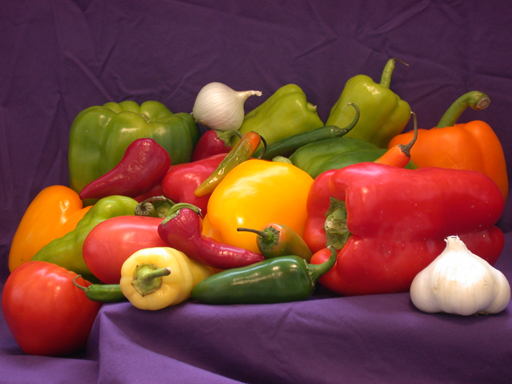
#> input picture imagens/peppers.bmp, 512 x 384 px
$ python codigo_aula.py
#> lines starting #> are read from the running program, lines starting #| are printed output that depends on the picture
import matplotlib.pyplot as plt
import matplotlib.colors as clr


def encoder(image):
    pass


def decoder(image):
    pass


def main():
    plt.close('all')

    img = plt.imread('imagens/peppers.bmp')
#> img is the input picture: shape (384, 512, 3); mean R, G, B 120.8, 66.4, 57.6
    plt.figure()
    plt.imshow(img)

    print(img.shape)
#| (384, 512, 3)

    R = img[:, :, 0]
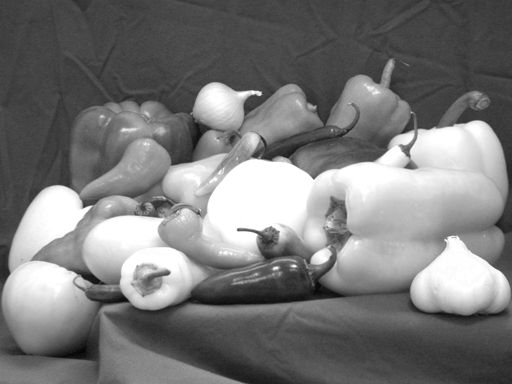
#> R: shape (384, 512); min 5, max 255, mean 120.8
    print(R.shape)
#| (384, 512)

    print(img.dtype)
#| uint8

    '''
    COLORMAP
        Each channel has 256 colors -> because of the 8 bits
        Red colormap -> first color black, and the last saturated as red
        It will create 256 dots between 0 and 1 (int the red channel)
    '''
    cmRed = clr.LinearSegmentedColormap.from_list(
        'myRed', [(0, 0, 0), (1, 0, 0)], 256)
    cmGray = clr.LinearSegmentedColormap.from_list(
        'myGray', [(0, 0, 0), (1, 1, 1)], 256)
    plt.figure()
    plt.imshow(R, cmRed)
    plt.imshow(R, cmGray)

    # encoder(img)
    #imgRec = decoder()


# np.hstack e no.vstack
# if T is a matrix -> Ti = np.linalg.inv(T) to get inversed matrix

if __name__ == "__main__":
    main()
    plt.show()
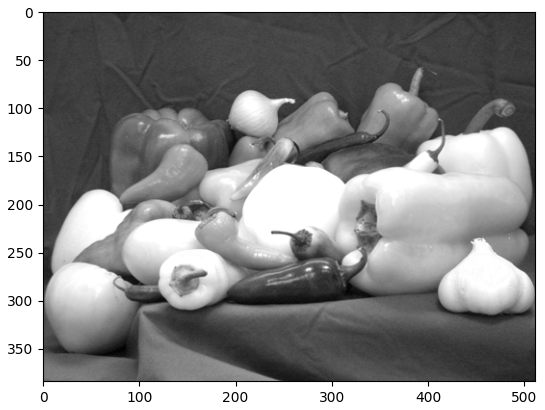
#> figure drawn by matplotlib, 1 panel

$ run again, with imagens/barn_mountains.bmp copied over imagens/peppers.bmp
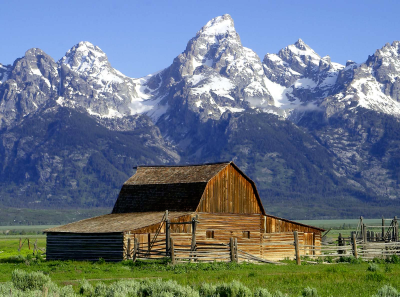
#> input picture imagens/barn_mountains.bmp, 400 x 297 px
#> in main, img is the input picture: shape (297, 400, 3); mean R, G, B 104.4, 117.4, 130.1
#| (297, 400, 3)
#> in main, `R = img[:, :, 0]`:
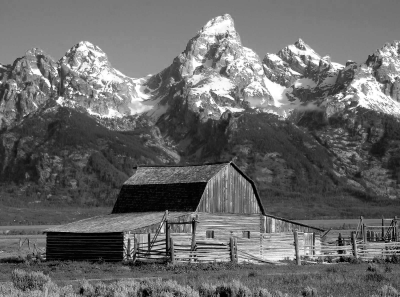
#> R: shape (297, 400); min 0, max 255, mean 104.4
#| (297, 400)
#| uint8
#> `plt.show()`:
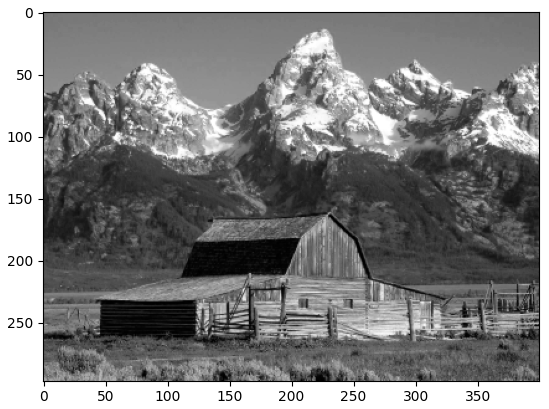
#> figure drawn by matplotlib, 1 panel
